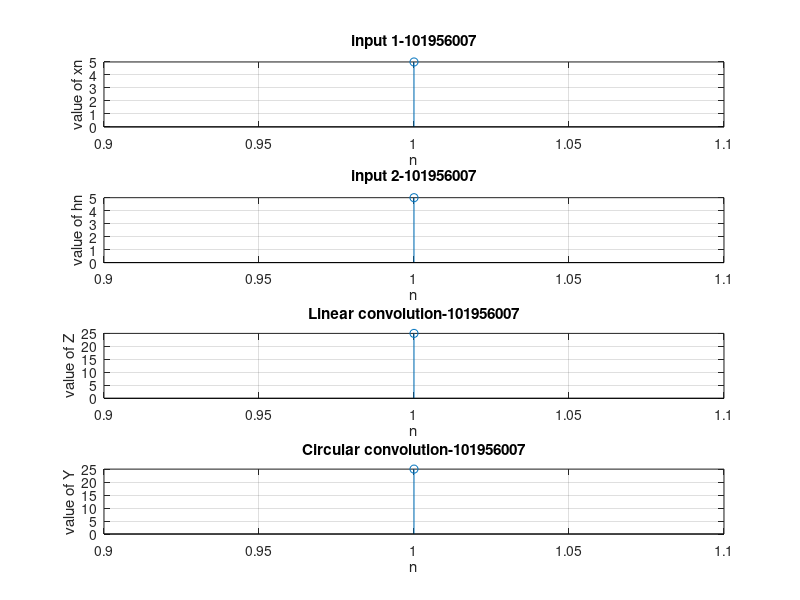

Source code (MATLAB):
clc;
clear all;
close all;
x = input('ENTER SEQUENCE 1  ');
h = input('ENTER SEQUENCE 2  ');

m = length(x);
n = length(h);
N = m + n - 1;

X = [x, zeros(1, N - m)];
H = [h, zeros(1, N - n)];

for i = 1:N
    y(i) = 0;
    for j = 1:m
        if(i-j+1>0)
            y(i) = y(i) + X(j)*H(i-j + 1);
        end
    end
end

b = length(y);
M = max(m, n);

X1 = [y(1 : M)];
H1 = [y(M + 1 : b)];

a = length(H1);
H1 = [H1, zeros(1, M - a)];

Z = X1 + H1

subplot(4,1,1)
stem(x)
ylabel('value of xn');
xlabel('n');
title('input 1-101956007')
grid on;

subplot(4,1,2)
stem(h)
ylabel('value of hn');
xlabel('n');
title('input 2-101956007')
grid on;

subplot(4,1,4)
stem(y)
ylabel('value of Y');
xlabel('n');
title('Circular convolution-101956007')
grid on;

subplot(4,1,3)
stem(Z)
ylabel('value of Z');
xlabel('n');
title('Linear convolution-101956007')
grid on;